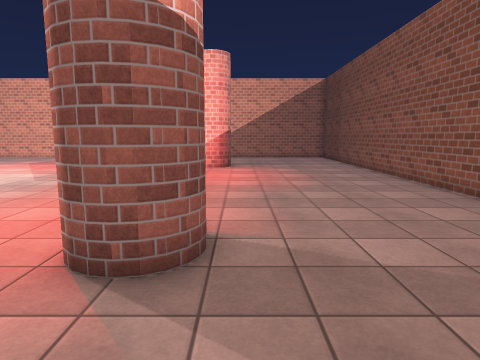
View 1 (above)

16 first-person views from a walk through a scene from a Unity 3-D project. The camera is 1.5 m above the floor, tilts 8° down and sees 75° across. The floor is counted in squares, 0.9 m on a side. Each view is taken from the middle of a square. On the plan, view 1 faces up. The plan holds only what a view shows up to about 16 squares ahead; the rest is blank. The player is left out. Surface patterns are stand-ins for the level's own textures.

View 2
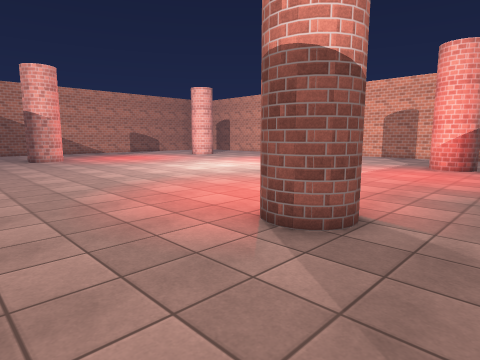

View 3
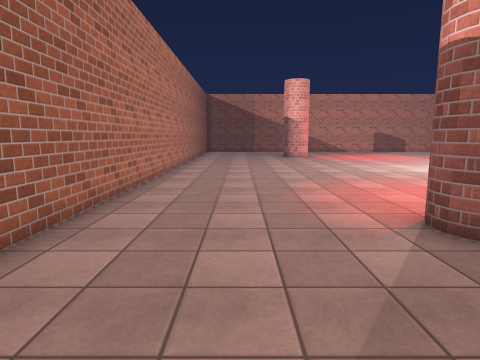

View 4
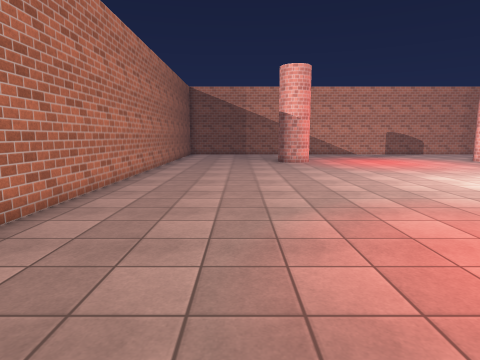

View 5
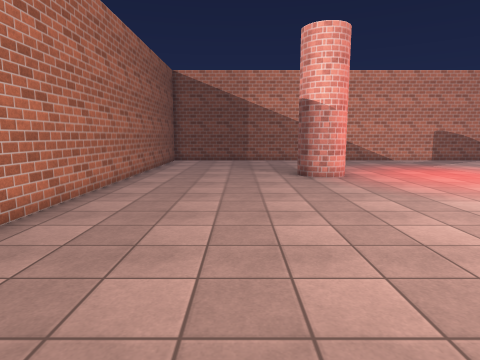

View 6
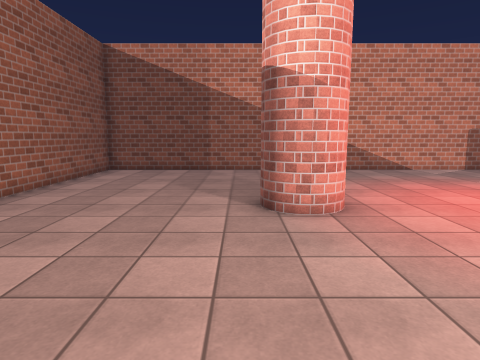

View 7
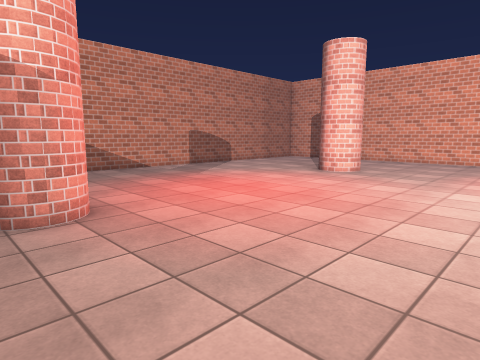

View 8
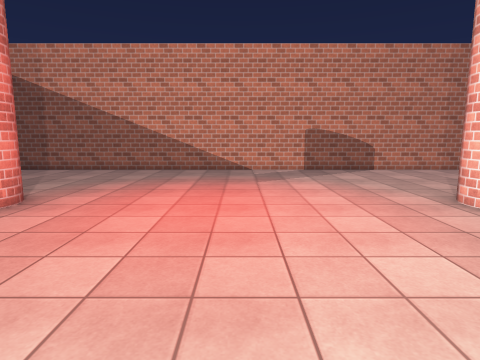

View 9
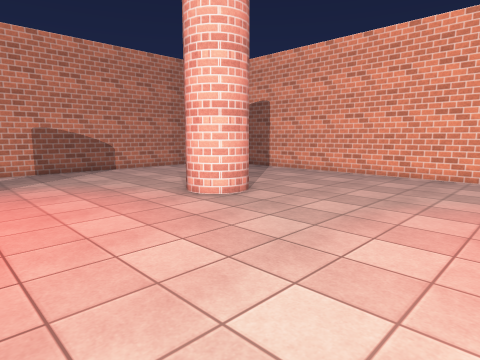

View 10
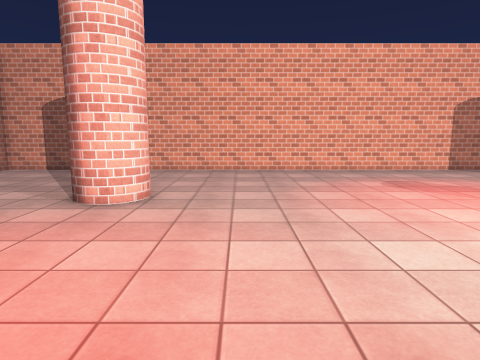

View 11
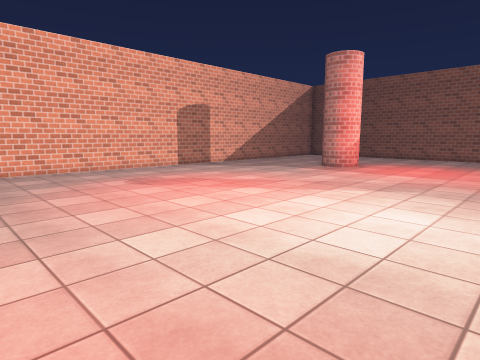

View 12
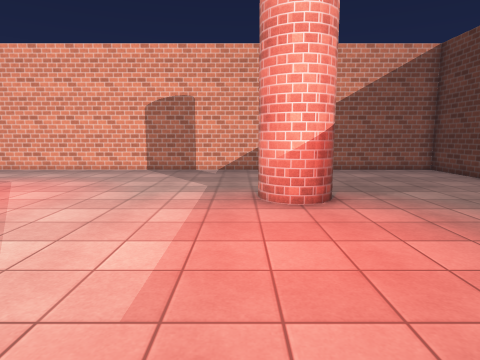

View 13
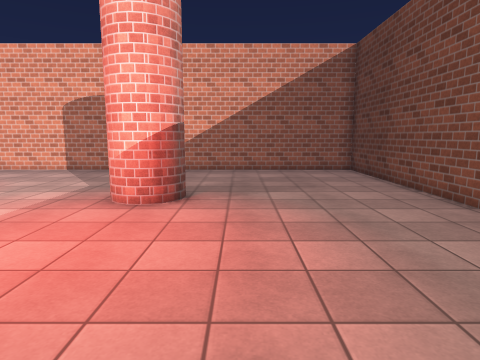

View 14
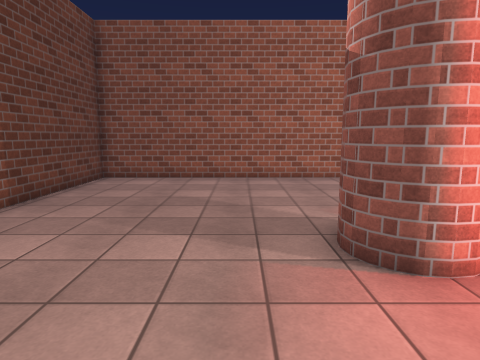

View 15
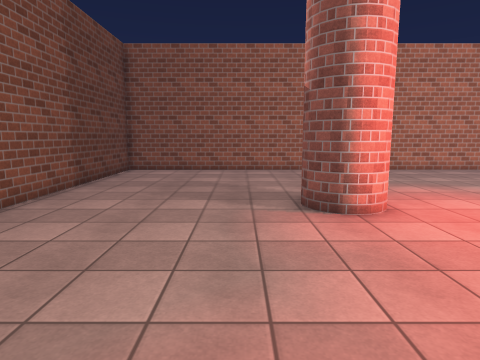

View 16
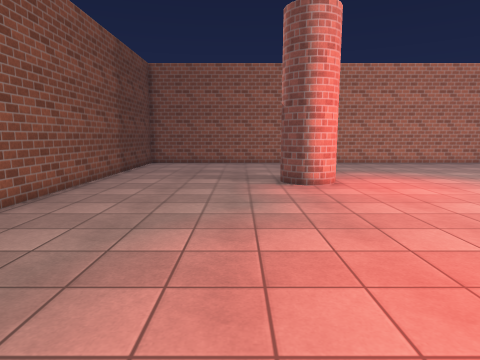

### Floor plan
Points are (right, up) in squares from view 1. A wall is a line through its corners. A room is listed if a view was taken in it or the views show most of it. See-through windows are left out.
Room 1 (views 1, 2, 3, 4, 5, 6, 7, 8, 9, 10, 11, 12, 13, 14, 15, 16)
walls: (-20.6, 4.9) (-20.5, 4.3) (-20.8, 3.6); (-20.7, 3.9) (-21, 3.6); (-2.4, 5) (-2, 5.4) (-1.3, 5.5) (-0.6, 5.2); (-20.9, 3.7) (-21.2, 3.6) (-21.6, 3.5); (-22.2, 5.3) (-21.8, 5.5) (-21.4, 5.5); (-21.2, 16.6) (-21.7, 16.5); (-21.3, 16.5) (-22, 16.6); (-20.5, 17.6) (-20.6, 17) (-20.9, 16.7) (-21.5, 16.4) (-22.1, 16.7) (-22.4, 17); (-0.9, 5.3) (-0.6, 5); (-1.7, 3.5) (-2.2, 3.7); (-0.7, 5.1) (-0.6, 4.8) (-0.5, 4.4); (-1.1, 3.6) (-1.8, 3.4) (-2.4, 4); (-1, 16.6) (-1.7, 16.5); (-0.6, 16.8) (-1.3, 16.5); (-0.5, 17.6) (-0.6, 17) (-1.1, 16.4) (-1.8, 16.5) (-2.1, 16.7); (-26.4, 24.5) (-29.5, 24.5) (-29.5, 24); (-29.5, 22) (-29.5, -3.5) (6.5, -3.5) (6.5, 24.5) (-23.4, 24.5)

Positions as (right, up) in squares from view 1, and headings:
1: (0, 0), facing up
2: (2, -1), facing up-left
3: (4, 0), facing left
4: (-1, 1), facing left
5: (-8, 1), facing left
6: (-14, 3), facing left
7: (-14, 3), facing up-left
8: (-14, 11), facing left
9: (-14, 11), facing up-left
10: (-18, 9), facing up
11: (-18, 9), facing up-right
12: (-3, 9), facing up
13: (1, 9), facing up
14: (1, 9), facing down
15: (1, 12), facing down
16: (1, 16), facing down
